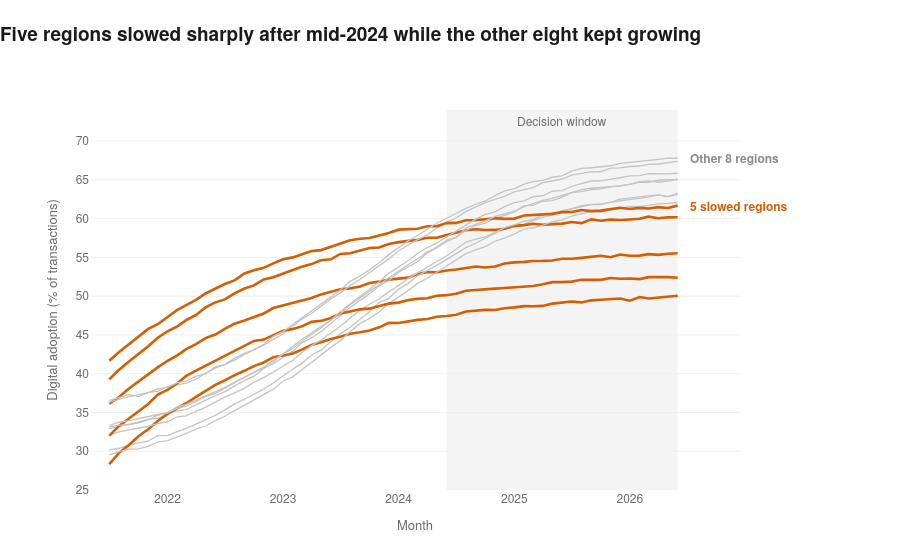

Notebook code for this chart:
### Markdown cell above
## 9. Chart 1 — change over time

**Question:** Has growth slowed in some regions but not others?

**Chart type:** Line chart, because the question is about change over time. The five slowed regions are highlighted in orange while the other eight are grey, reducing clutter from 13 regional lines. Direct labels replace the legend, and the shaded area marks the Jun 2024–Jun 2026 decision window. The y-axis is truncated because a line chart represents change through position and slope rather than bar length.

### Code cell
fig1 = go.Figure()
for r in region.columns:
    hit = r in SLOWED
    fig1.add_trace(go.Scatter(
        x=region.index, y=region[r], mode="lines",
        line=dict(color=ORANGE if hit else GREY, width=2.6 if hit else 1.3),
        hovertemplate=f"<b>{r}</b><br>%{{x|%b %Y}}: %{{y:.1f}}%<extra></extra>"))

# The decision window, shaded and labelled in one call
fig1.add_vrect(x0=MID, x1=LAST, fillcolor="#F4F4F4", layer="below", line_width=0,
               annotation_text="Decision window", annotation_position="top",
               annotation_font=dict(size=12, color=MUTED))

for group, colour, label in [(SLOWED, ORANGE, "5 slowed regions"),
                             (gain.drop(SLOWED).index, "#8A8A8A", "Other 8 regions")]:
    fig1.add_annotation(x=LAST, y=region.loc[LAST, group].max(), xshift=10,
                        text=f"<b>{label}</b>", showarrow=False, xanchor="left",
                        font=dict(size=12, color=colour))


fig1.update_xaxes(title=dict(text="Month", font=dict(size=13, color=MUTED)),
                  showgrid=False, tickfont=dict(size=12, color=MUTED),
                  range=["2021-05-01", "2026-12-15"])
fig1.update_yaxes(title=dict(text="Digital adoption (% of transactions)",
                             font=dict(size=13, color=MUTED)),
                  range=[25, 74], showgrid=True, gridcolor="#F0F0F0",
                  tickfont=dict(size=12, color=MUTED))

style(fig1,
      "Five regions slowed sharply after mid-2024 while the other eight kept growing",
      margin=dict(l=90, r=160, t=110, b=70))

fig1.show(config={"toImageButtonOptions": {
    "format": "png", "filename": "chart1_adoption_trend",
    "width": 1000, "height": 560, "scale": 2
}})
